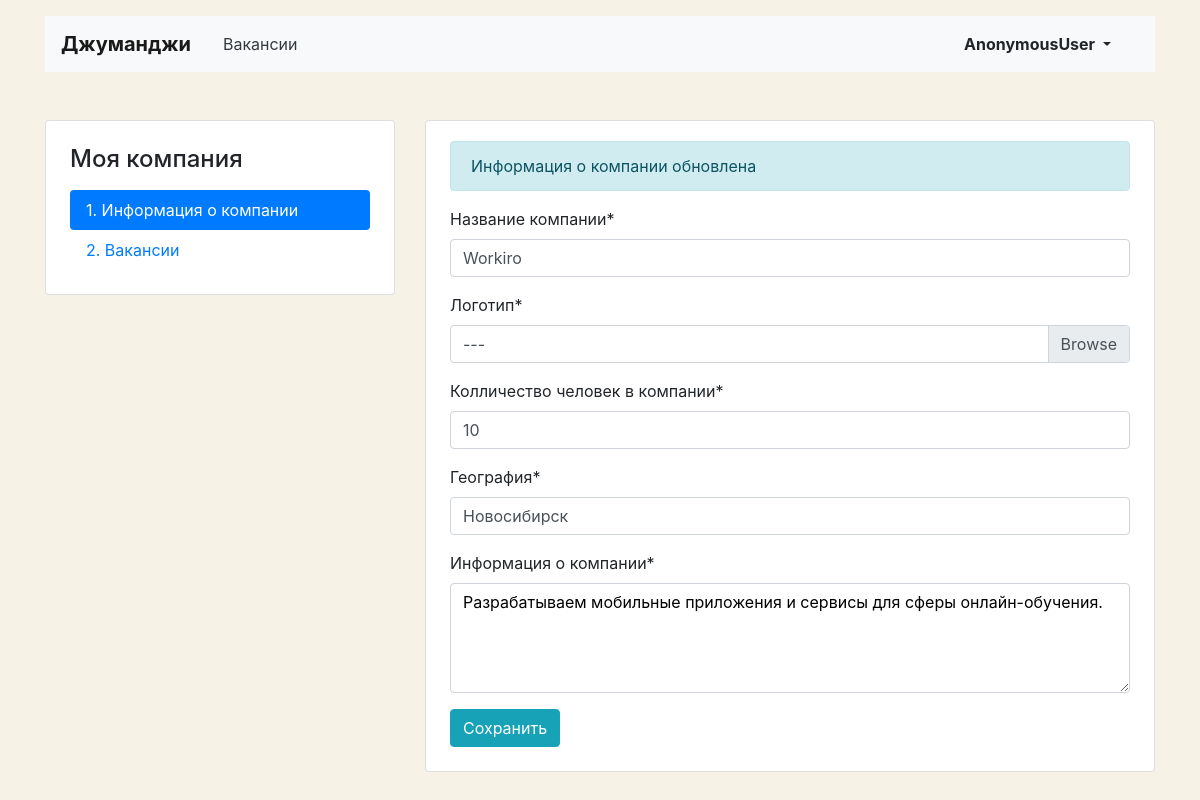
The page /mycompany/update/1 on the database its author committed.
### vacancies/models.py (models this page shows, shortened)
class Company(models.Model):
    name = models.CharField(max_length=64)
    location = models.CharField(max_length=64)
    description = models.TextField()
    employee_count = models.IntegerField()
    logo = models.ImageField(upload_to='company_logos', height_field='height_field',
                             width_field='width_field')
    height_field = models.PositiveIntegerField(default=150)
    width_field = models.PositiveIntegerField(default=150)
    owner = models.OneToOneField(User, related_name='companies', on_delete=models.CASCADE)

### vacancies/views.py (the view, shortened to what this page needs)
# urls.py: path('mycompany/update/<int:pk>', MyCompanyUpdateView.as_view(), name='my_company_update'),
class MyCompanyUpdateView(UpdateView):
    form_class = MyCompanyForm
    model = Company
    template_name = 'vacancies/company-edit.html'

### templates/vacancies/company-edit.html (shortened to what this page needs)
{% extends 'vacancies/base_company.html' %}
{% block menu %}
<div class="col-12 col-lg-4">
        <aside class="pt-3 pb-4 px-4 mb-5 card">
          <h1 class="h4 pt-2 pb-2">Моя компания</h1>
          {% url 'my_vacancies' as my_vac_url %}
          {% url 'my_companies' as my_com_url %}
          <div class="nav flex-column nav-pills">
            {% if request.path == my_vac_url %}
            <a class="nav-link" href="{% url 'my_company' %}">1. Информация о&nbsp;компании</a>
            <a class="nav-link active" href="{% url 'my_vacancies' %}">2. Вакансии</a>
            {% else %}
            <a class="nav-link active" href="{% url 'my_company' %}">1. Информация о&nbsp;компании</a>
            <a class="nav-link" href="{% url 'my_vacancies' %}">2. Вакансии</a>
            {% endif %}
          </div>
        </aside>
</div>
{% endblock %}
{% block content %}
<p class="alert alert-info" role="alert">Информация о компании обновлена</p>
            {% load crispy_forms_tags %}
    {% crispy form %}
{% endblock %}

### templates/vacancies/base_company.html (style rules this page uses)
body { background-color: #F6F2E6; }

### rows shown on the page
Company: name "Workiro", employee_count "10", location "Новосибирск", description "Разрабатываем мобильные приложения и сервисы для сферы онлайн-обучения."

### other values the page prints
{{ user }} "AnonymousUser"
